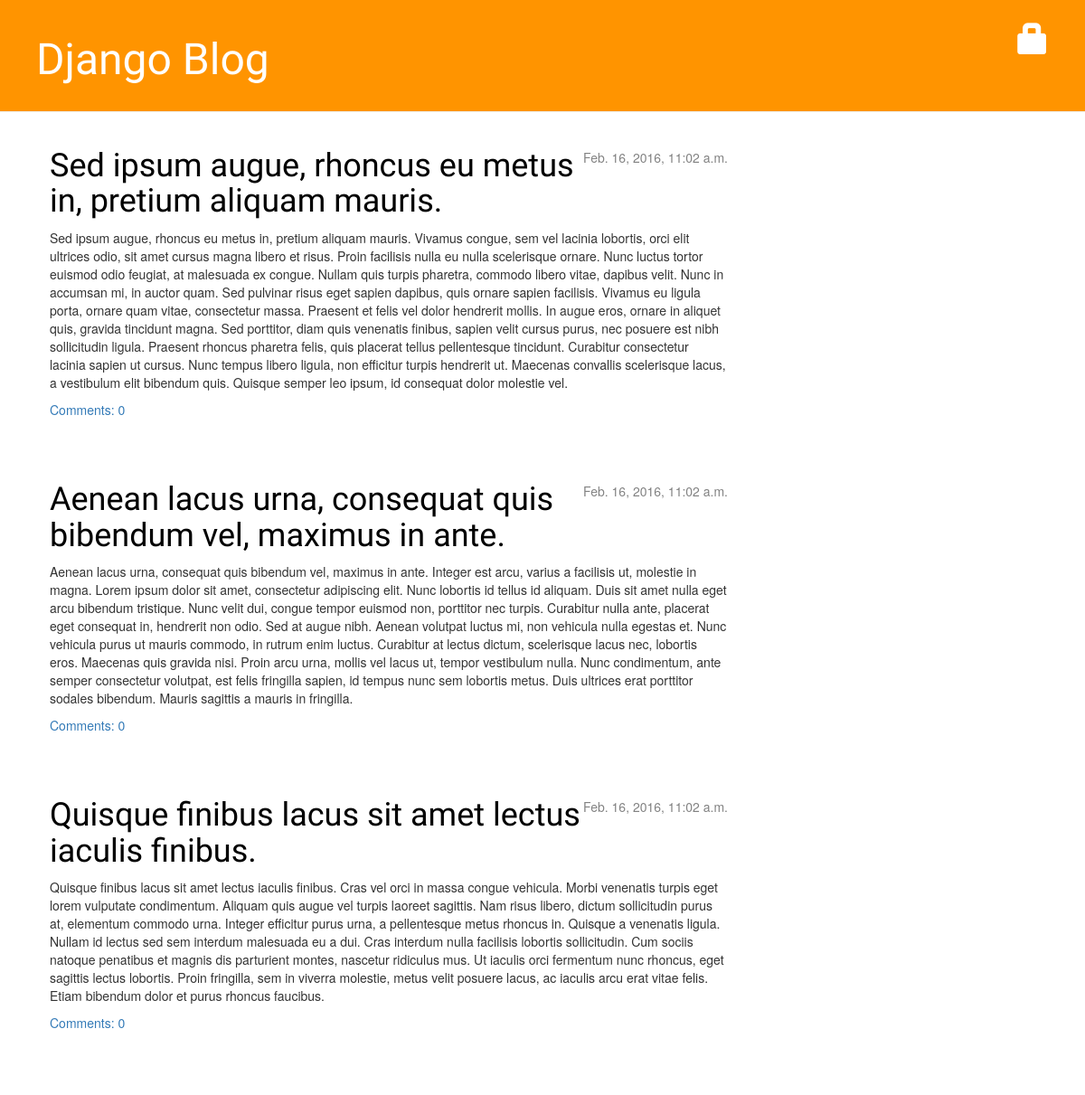
Page /blog/ on the earlier database version.
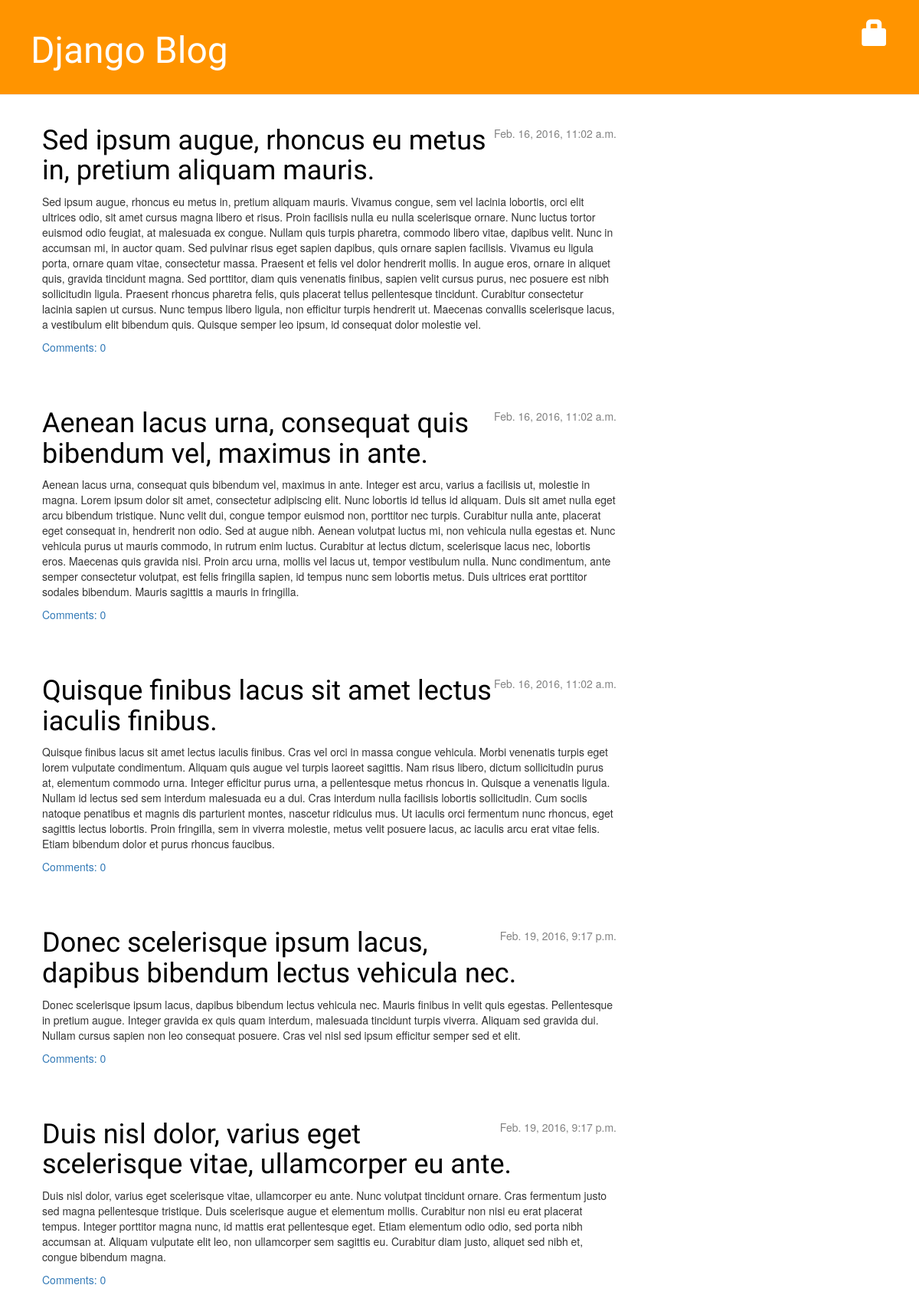
Same page on the later database version.
### blog/models.py (models this page shows, shortened)
class Post(models.Model):
    author = models.ForeignKey('auth.User')
    title = models.CharField(max_length=200)
    text = models.TextField()
    created_date = models.DateTimeField(default=timezone.now())
    published_date = models.DateTimeField(blank=True, null=True)
    def approved_comments(self):
        return self.comments.filter(approved_comment=True)

### blog/views.py (the view)
def post_list(request):
    posts = Post.objects.filter(published_date__lte=timezone.now()).order_by('published_date')
    return render(request, 'blog/post_list.html', {'posts': posts})

### blog/templates/blog/post_list.html
{% extends 'blog/base.html' %}
{% block content %}
    {% if posts %}
        {% for post in posts %}
            <div class="post">
                <div class="date">
                    {{ post.published_date }}
                </div>
                <h1><a href="{% url 'blog:post_detail' pk=post.pk %}">{{ post.title }}</a></h1>
                <p>{{ post.text|linebreaks }}</p>
                <a href="{% url 'blog:post_detail' pk=post.pk %}">Comments: {{ post.approved_comments.count }}</a>
            </div>
        {% endfor %}
    {% else %}
        <p>No posts are available.</p>
    {% endif %}
{% endblock content %}

### blog/templates/blog/base.html (shortened to what this page needs)
<!DOCTYPE html>
{% load staticfiles %}
<html lang="en">
<head>
    <link rel="stylesheet" href="//maxcdn.bootstrapcdn.com/bootstrap/3.2.0/css/bootstrap.min.css">
    <link rel="stylesheet" href="//maxcdn.bootstrapcdn.com/bootstrap/3.2.0/css/bootstrap-theme.min.css">
    <link rel="stylesheet" href="{% static 'css/blog.css' %}">
</head>
<body>
    <div class="page-header">
        {% if user.is_authenticated %}
            <a href="{% url 'blog:post_new' %}" class="top-menu" title="Novo post"><span class="glyphicon glyphicon-plus"></span></a>
            <a href="{% url 'blog:post_draft_list' %}" class="top-menu" title="Posts não publicados"><span class="glyphicon glyphicon-edit"></span></a>
            <a href="{% url 'django.contrib.auth.views.logout' %}" class="top-menu" title="Sair"><span class="glyphicon glyphicon-off"></span></a>
            <p class="top-menu">Hello {{ user.username }} </p>
        {% else %}
            <a href="{% url 'django.contrib.auth.views.login' %}" class="top-menu" title="Login"><span class="glyphicon glyphicon-lock"></span></a>
        {% endif %}
        <h1><a href="/blog">Django Blog</a></h1>
    </div>
    <div class="content container">
        <div class="row">
            <div class="col-md-8">
            {% block content %}
            {% endblock %}
            </div>
        </div>
    </div>
</body>
</html>

### blog/static/css/blog.css (style rules this page uses)
.page-header { background-color: #ff9400; margin-top: 0; padding: 20px 20px 20px 40px; }
.page-header h1, .page-header h1 a, .page-header h1 a:visited, .page-header h1 a:active { color: #ffffff; font-size: 36pt; text-decoration: none; }
.content { margin-left: 40px; }
h1, h2, h3, h4 { font-family: 'Lobster', cursive; }
.date { float: right; color: #828282; }
.top-menu, .top-menu:hover, .top-menu:visited { color: #ffffff; float: right; font-size: 26pt; margin-right: 20px; }
.post { margin-bottom: 70px; }
.post h1 a, .post h1 a:visited { color: #000000; }

Differences in the rows shown:
now on this page (row edited): Post: published_date "Feb. 19, 2016, 9:17 p.m.", title "Donec scelerisque ipsum lacus, dapibus bibendum lectus vehicula nec.", text "Donec scelerisque ipsum lacus, dapibus bibendum lectus vehicula nec. Mauris finibus in velit quis egestas. Pellentesque in pretium augue. Integer gravida ex quis quam interdum, malesuada tincidunt turpis viverra. Aliquam sed gravida dui. Nullam cursus sapien non leo consequat posuere. Cras vel nisl sed ipsum efficitur semper sed et elit.", approved_comments.count "0"
now on this page (row edited): Post: published_date "Feb. 19, 2016, 9:17 p.m.", title "Duis nisl dolor, varius eget scelerisque vitae, ullamcorper eu ante.", text "Duis nisl dolor, varius eget scelerisque vitae, ullamcorper eu ante. Nunc volutpat tincidunt ornare. Cras fermentum justo sed magna pellentesque tristique. Duis scelerisque augue et elementum mollis. Curabitur non nisi eu erat placerat tempus. Integer porttitor magna nunc, id mattis erat pellentesque eget. Etiam elementum odio odio, sed porta nibh accumsan at. Aliquam vulputate elit leo, non ullamcorper sem sagittis eu. Curabitur diam justo, aliquet sed nibh et, congue bibendum magna.", approved_comments.count "0"
